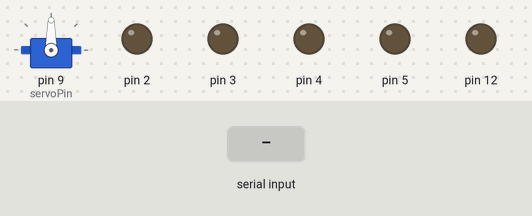
Bench run of a sketch on a simulated Arduino Uno, built with avr-gcc and run on an emulated ATmega328P. Parts: servo, output pins drawn as LEDs (lit = HIGH). Inputs (shaded band) come from the test bench.

Above: at 1.2 s.
1.3 s: "1" received over the second serial link
At 2.3 s:
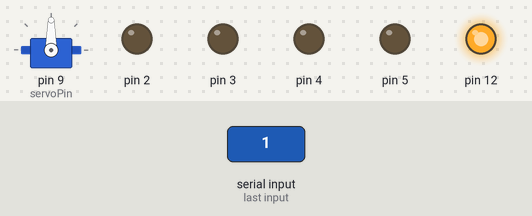
2.8 s: "0" received over the second serial link
At 3.6 s:
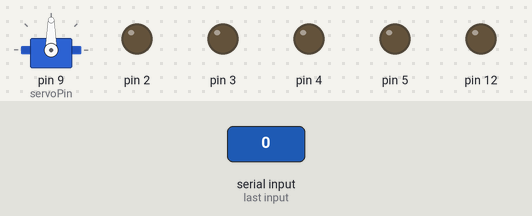
Timing chart, 0 to 5.8 s (numbered marks = the images above; inputs shaded):
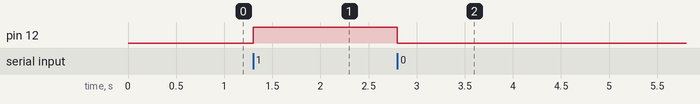

The sketch:

coche_arduino.ino
```cpp
// Created: 2019-04-02 16:00:00
#include <SoftwareSerial.h>
#include <Servo.h>

SoftwareSerial BT(0,1);    // Definimos los pines RX y TX del Arduino conectados al Bluetooth
const int trigPin = 6;  // Pin TRIG conectado al pin 9
const int echoPin = 7; // Pin ECHO conectado al pin 10
const int servoPin = 9; // Pin del servo
// Define la variable para almacenar la distancia
float distancia;
const int count = 6;
Servo servo;

void setup()
{
  BT.begin(9600);       // Inicializamos el puerto serie BT (Para Modo AT 2)
  pinMode(trigPin, OUTPUT);
  pinMode(echoPin, INPUT);
    pinMode(servoPin, OUTPUT);
    pinMode(12, OUTPUT);
  for (size_t i = 2; i < count; i++)
  {
    pinMode(i, OUTPUT);
  }
  servo.attach(servoPin);
}

void loop()
{

if (BT.available() > 0) {
    char receive = BT.read();
    if(receive == '1') //If received data is 1, turn on the LED and send back the sensor data
    {
      digitalWrite(12, HIGH);
      BT.println("Encendido correctamente");
    }
    else digitalWrite(12, LOW);//If received other data, turn off LED
  }
}


void medir_distancia(){
    digitalWrite(trigPin, LOW);
  delayMicroseconds(2);
  digitalWrite(trigPin, HIGH);
  delayMicroseconds(10);
  digitalWrite(trigPin, LOW);

  // Mide el tiempo que tarda en recibir el eco
  distancia = pulseIn(echoPin, HIGH) * 0.0343 / 2;

  // Imprime la distancia medida en el puerto serie
delay(200);

  // Espera un tiempo antes de realizar la próxima medición
}

void mover_servo(int angulo){
  servo.write(angulo);
}
```

Measured:
- after the input at 1.3 s, pin 12: LOW → HIGH at once
- after the input at 2.8 s, pin 12: HIGH → LOW at once
